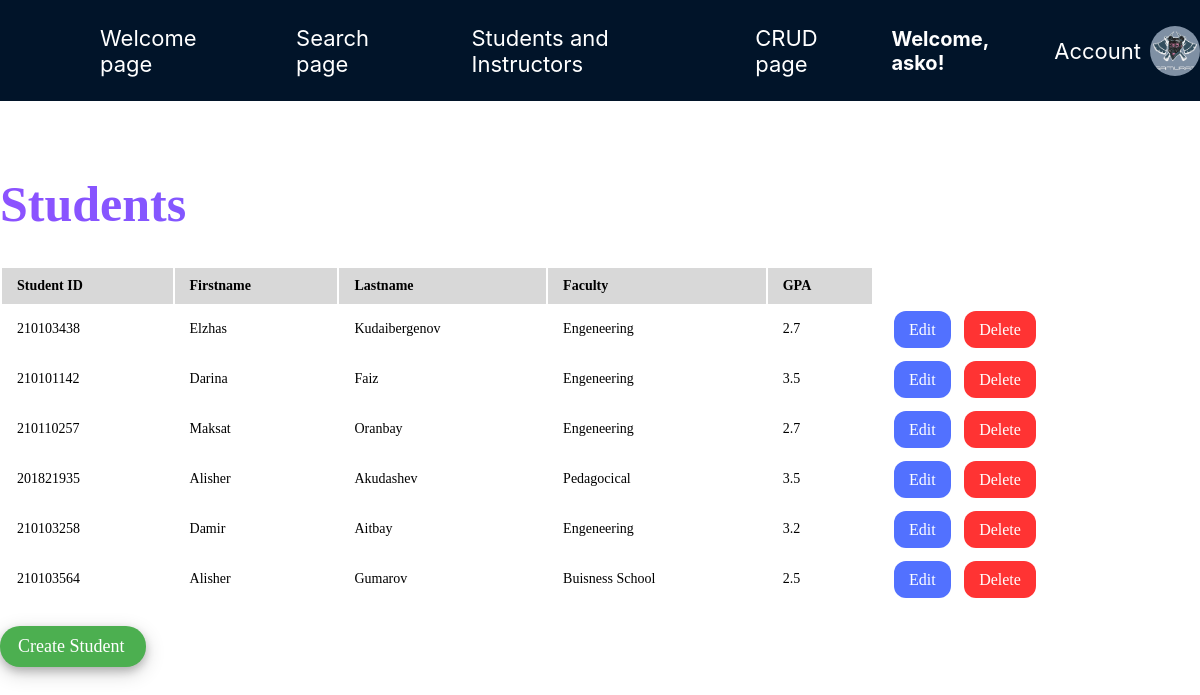
Screenshot of /home/ (signed in) with the database file from the repository.
### sdudent/models.py (models this page shows, shortened)
class Profile(models.Model):
    user = models.OneToOneField(User, on_delete=models.CASCADE)
    image = models.ImageField(default='profile_pics/default.png', upload_to='profile_pics')

class Student(models.Model):
    student_id = models.IntegerField(verbose_name='Student ID')
    firstname = models.CharField(max_length=255, verbose_name='First Name')
    lastname = models.CharField(max_length=255, verbose_name='Last Name')
    faculty = models.CharField(max_length=255, verbose_name='Faculty')
    student_gpa = models.FloatField(verbose_name='GPA')

### sdudent/views.py (the view)
# urls.py: 2. Add a URL to urlpatterns:  path('', views.home, name='home')
def home(request):
    students = Student.objects.all()
    context = {'students': students}
    return render(request, 'home.html', context)

### sdudent/templates/home.html (shortened to what this page needs)
<head>
</head>
<nav>
  <a style="margin-left: 100px" href="{% url 'sdudent'%}">Welcome page</a>
  <a href="{% url 'index'%}">Search page</a>
  <a href="{% url 'all_members'%}">Students and Instructors</a>
  <a href="{% url 'home'%}">CRUD page</a>
  <div class="welcome-div">
    {% if user.is_authenticated %}
    <h4>Welcome, {{ user.username }}!</h4>
    {% endif %}
    <div class="dropdown">
      <a href="{% url 'register'%}">Account</a>
    </div>
    <img
      src="{{ user.profile.image.url }}"
      width="50"
      style="border-radius: 50%"
    />
  </div>
</nav>
{% block content %}
<h1>Students</h1>
<table>
  <thead>
    <tr>
      <th>Student ID</th>
      <th>Firstname</th>
      <th>Lastname</th>
      <th>Faculty</th>
      <th>GPA</th>
    </tr>
  </thead>
  <tbody>
    {% for student in students %}
    <tr>
      <td>{{ student.student_id }}</td>
      <td>{{ student.firstname }}</td>
      <td>{{ student.lastname }}</td>
      <td>{{ student.faculty }}</td>
      <td>{{ student.student_gpa }}</td>
      <td class="td">
        {% if perms.sdudent.change_student %}
        <a class="update" href="{% url 'update' student.id %}">Edit</a>
        {%endif%} {% if perms.sdudent.delete_student %}
        <a class="delete" href="{% url 'delete' student.id %}">Delete</a>
        {%endif%}
      </td>
    </tr>
    {% endfor %}
  </tbody>
</table>
{% if perms.sdudent.add_student %}
<a class="create" href="{% url 'create' %}">Create Student</a>
{% endif %} {% endblock %}

### sdudent/templates/home.html (style rules this page uses)
h1 { font-size: 50px; font-weight: 600; background-image: linear-gradient(to left, #5271ff, #8c52ff); color: transparent; background-clip: text; -webkit-background-clip: text; }
table { width: 100%; border: 1px solid #grey; margin-bottom: 20px; }
th { font-weight: bold; text-align: left; border: none; padding: 10px 15px; background: #d8d8d8; font-size: 14px; border-left: 1px solid #ddd; border-right: 1px solid #ddd; border: none; }
td { text-align: left; border-left: 1px solid #ddd; border-right: 1px solid #ddd; padding: 15px 15px; font-size: 14px; vertical-align: top; border: none; }
.create { cursor: pointer; text-decoration: none; color: #fff; background-color: #4caf50; max-width: 110px; border-radius: 20px; padding: 10px 18px; font-size: 18px; box-shadow: 0 4px 8px 0 rgba(0, 0, 0, 0.2), 0 6px 20px 0 rgba(0, 0, 0, 0.19); }
.update { color: #fff; font-size: 16px; cursor: pointer; text-decoration: none; padding: 10px 15px; background-color: #5271ff; border-radius: 12px; margin: 0 5px 0 5px; }
.delete { color: #fff; font-size: 16px; cursor: pointer; text-decoration: none; padding: 10px 15px; background-color: #ff3333; border-radius: 12px; margin: 0 5px 0 5px; }
nav { background-color: #011429; display: flex; width: 100%; flex-direction: row; align-items: center; margin-bottom: 40px; }
nav a { font-size: 22px; color: #fff; margin: 20px 30px; text-decoration: none; position: relative; font-family: -apple-system, BlinkMacSystemFont, "Segoe UI", "Roboto", "Oxygen", "Ubuntu", "Cantarell", "Fira Sans", "Droid Sans", "Helvetica Neue", sans-serif; }
nav a::after { content: ""; display: block; height: 2px; width: 0; background-color: #1fb6ff; transition: width 0.3s ease-in-out; position: absolute; bottom: 0; left: 0; }
.dropdown { position: relative; display: inline-block; float: right; margin-left: auto; margin-right: auto; }
.welcome-div { display: flex; direction: row; align-items: center; float: right; margin-left: auto; margin-right: auto; }
h4 { font-size: 20px; color: #fff; font-family: -apple-system, BlinkMacSystemFont, "Segoe UI", "Roboto", "Oxygen", "Ubuntu", "Cantarell", "Fira Sans", "Droid Sans", "Helvetica Neue", sans-serif; }

### rows the page displays
Student: student_id "210103438", firstname "Elzhas", lastname "Kudaibergenov", faculty "Engeneering", student_gpa "2.7"
Student: student_id "210101142", firstname "Darina", lastname "Faiz", faculty "Engeneering", student_gpa "3.5"
Student: student_id "210110257", firstname "Maksat", lastname "Oranbay", faculty "Engeneering", student_gpa "2.7"
Student: student_id "201821935", firstname "Alisher", lastname "Akudashev", faculty "Pedagocical", student_gpa "3.5"
Student: student_id "210103258", firstname "Damir", lastname "Aitbay", faculty "Engeneering", student_gpa "3.2"
Student: student_id "210103564", firstname "Alisher", lastname "Gumarov", faculty "Buisness School", student_gpa "2.5"

### other values shown
{{ user.username }} "asko"
